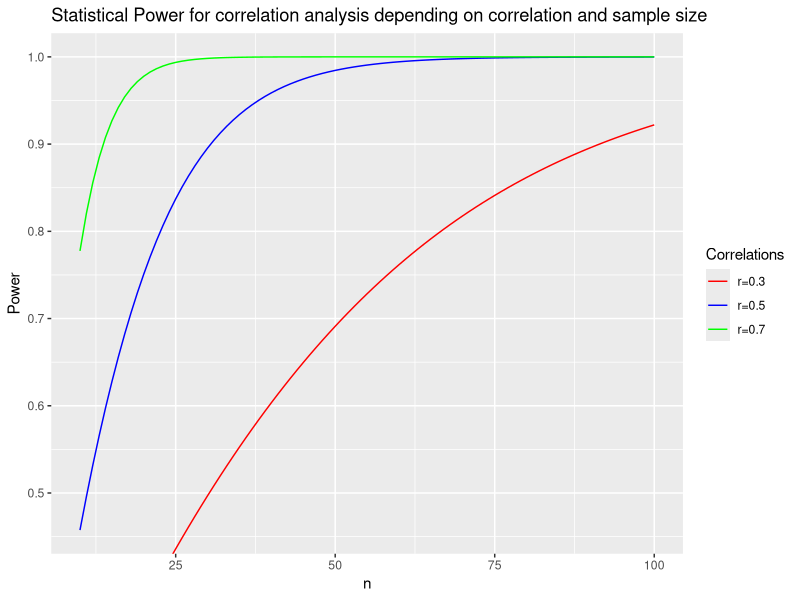

Here is the R script that generated this plot:
# Bsp. Sample size für Korrelation
library(tidyverse)

# Grundsaetzlich interessiert uns immer die Power-SampleSize-Kurve.
library(pwr)
# Das z.B. waere der Code fuer eine Korrelation r von mind. 0.4 als 
# Alternativhypothese, d.h. wenn ich verwerfe, nehme ich an, diese sei
# mind 0.4.
pwr.r.test(r = 0.4, n = 20, sig.level = 0.05, alternative = "greater")

# Jetzt kann man sich nateurlich leicht daraus eine Power-SampleSize-Kurve zeichnen:
powers1 <- rep(NA, length(10:100))
r <- 0.3
for (i in 10:100) {
  pwr_test <- pwr.r.test(r = r, n = i, sig.level = 0.05, alternative = "greater")
  powers1[i-9] <- pwr_test$power 
}

powers2 <- rep(NA, length(10:100))
r <- 0.5
for (i in 10:100) {
  pwr_test <- pwr.r.test(r = r, n = i, sig.level = 0.05, alternative = "greater")
  powers2[i-9] <- pwr_test$power 
}

powers3 <- rep(NA, length(10:100))
r <- 0.7
for (i in 10:100) {
  pwr_test <- pwr.r.test(r = r, n = i, sig.level = 0.05, alternative = "greater")
  powers3[i-9] <- pwr_test$power 
}

df <- data.frame(n = 10:100, power1 = powers1, power2 = powers2, power3 = powers3)
df %>% ggplot(aes(x = n, y = powers1, color = "r=0.3", shape = "r=0.3")) + 
  geom_line(y = powers1) + 
  geom_line(aes(y = powers2, color = "r=0.5", shape = "r=0.5")) + 
  geom_line(aes(y = powers3, color = "r=0.7", shape = "r=0.7")) + 
  scale_y_continuous(breaks = seq(0,1,0.1)) + 
  scale_color_manual(values = c("r=0.3" = "red", "r=0.5" = "blue", "r=0.7" = "green")) + 
  scale_shape_manual(values = c("r=0.3" = 21, "r=0.5" = 22, "r=0.7" = 23)) +
  ylab("Power") + ggtitle("Statistical Power for correlation analysis depending on correlation and sample size") + 
  guides(color = guide_legend(title = "Correlations"),
         shape = guide_legend(title = "Correlations"))
